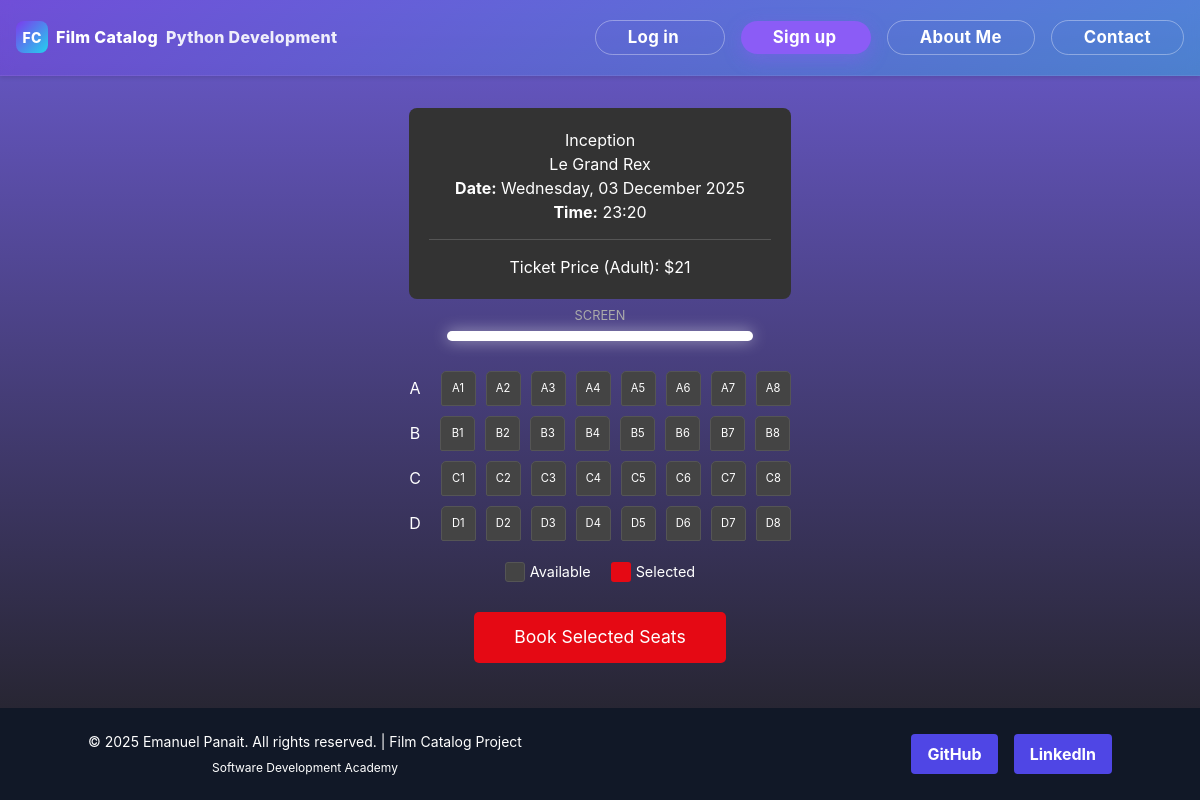
/schedule/2/, run on an earlier commit of the app's database.
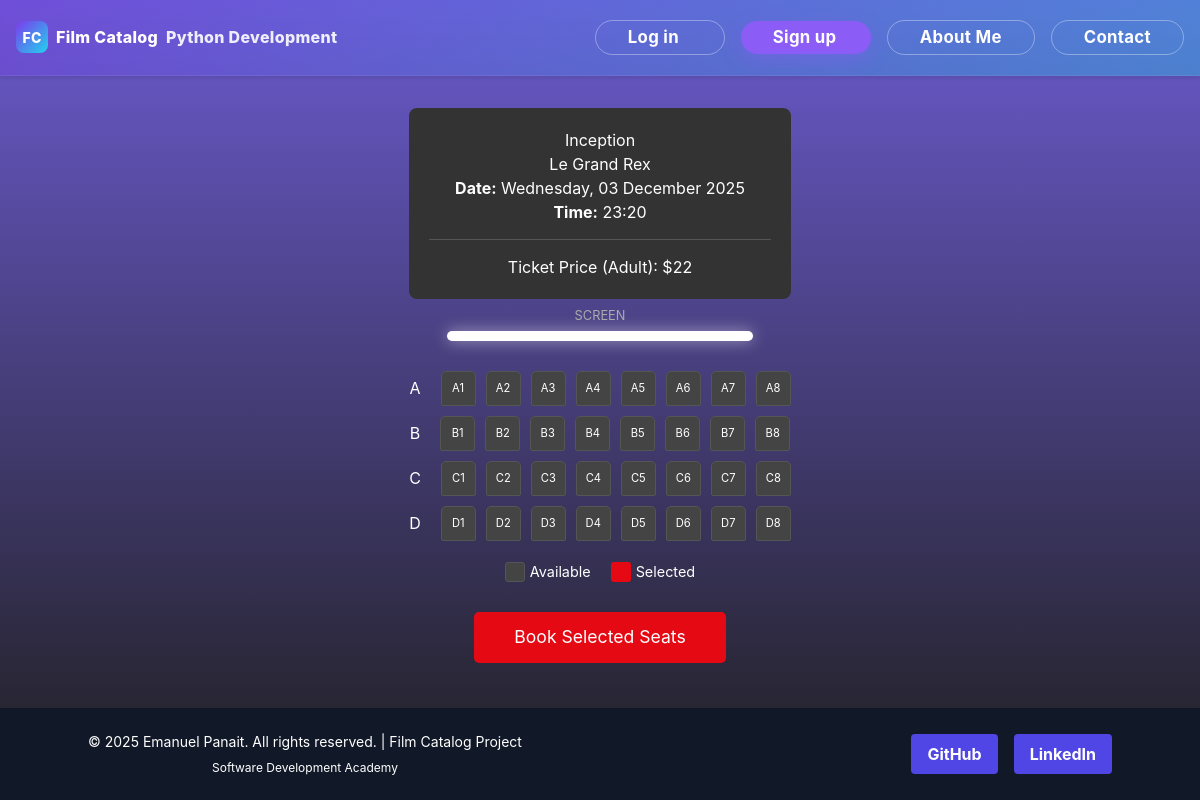
And on a later commit of the database.
### viewer/models.py (models this page shows, shortened)
class Showtime(models.Model):
    movie = models.ForeignKey(Movie, on_delete=models.CASCADE, related_name="showtimes")
    cinema = models.ForeignKey(Cinema, on_delete=models.CASCADE, related_name="cinema_showtimes")
    show_time = models.DateTimeField()

class Cinema(models.Model):
    name = models.CharField(max_length=100, blank=True, null=True)
    location = models.CharField(max_length=100, blank=True, null=True)
    price = models.DecimalField(max_digits=10, decimal_places=2, blank=True, null=True)
    Adult_ticket_price = models.IntegerField(blank=True, null=True)
    Child_ticket_price = models.IntegerField(blank=True, null=True)
    Senior_ticket_price = models.IntegerField(blank=True, null=True)
    Student_ticket_price = models.IntegerField(blank=True, null=True)
    weekend_surcharge = models.IntegerField(blank=True, null=True)
    holiday_surcharge = models.IntegerField(blank=True, null=True)
    weekday_discount = models.IntegerField(blank=True, null=True)
    matinee_discount = models.IntegerField(blank=True, null=True)

class Movie(models.Model):
    title = models.CharField(max_length=200, blank=True, null=True)
    director = models.CharField(max_length=200, blank=True, null=True, db_column='director')
    year = models.IntegerField(blank=True, null=True, db_column='year')
    genre_movie = models.CharField(max_length=50, blank=True, null=True, db_column='genre_movie')
    cinema_price = models.IntegerField(blank=True, null=True, db_column='cinema_price')  # deprecated
    bio = models.TextField(blank=True, null=True)
    rating = models.IntegerField(blank=True, null=True, db_column='rating')
    profile_picture = models.ImageField(upload_to='movie_covers/', blank=True, null=True)
    class Meta:
        ordering = ['title']

### viewer/views.py (the view, shortened to what this page needs)
# urls.py: path('schedule/<int:pk>/', views.book_seat.as_view(), name='showtime_detail'),
class book_seat(View):
    def get(self, request, pk):
        showtime = get_object_or_404(Showtime, pk=pk)
        return render(request, 'book_seats.html', {'showtime': showtime})

### viewer/Templates/book_seats.html (shortened to what this page needs)
{% extends 'base.html' %}
{% block content %}
<div class="booking-container">
    <div class="movie-info">
        <h1>{{ showtime.movie.title }}</h1>
        <h3>{{ showtime.cinema.name }}</h3>
        <p><strong>Date:</strong> {{ showtime.show_time|date:"l, d F Y" }}</p>
        <p><strong>Time:</strong> {{ showtime.show_time|date:"H:i" }}</p>
        <hr style="border-color: #555; margin: 15px 0;">
        <p>Ticket Price (Adult): ${{ showtime.cinema.Adult_ticket_price }}</p>
    </div>
    <form method="POST">
        <div class="screen"></div>
        <div class="seats-grid">
            <div class="row">
                <span style="margin-right: 10px; align-self: center;">A</span>
                {% for i in "12345678"|make_list %}
                    <label for="seat-A{{ i }}" class="seat-label">A{{ i }}</label>
                {% endfor %}
            </div>
            <div class="row">
                <span style="margin-right: 10px; align-self: center;">B</span>
                {% for i in "12345678"|make_list %}
                    <label for="seat-B{{ i }}" class="seat-label">B{{ i }}</label>
                {% endfor %}
            </div>
            <div class="row">
                <span style="margin-right: 10px; align-self: center;">C</span>
                {% for i in "12345678"|make_list %}
                    <label for="seat-C{{ i }}" class="seat-label">C{{ i }}</label>
                {% endfor %}
            </div>
             <div class="row">
                <span style="margin-right: 10px; align-self: center;">D</span>
                {% for i in "12345678"|make_list %}
                    <label for="seat-D{{ i }}" class="seat-label">D{{ i }}</label>
                {% endfor %}
            </div>
        </div>
        <div class="legend">
            <div class="legend-item">
                <span class="seat-sample" style="background-color: #444; border: 1px solid #555;"></span> Available
            </div>
            <div class="legend-item">
                <span class="seat-sample" style="background-color: #e50914;"></span> Selected
            </div>
        </div>
        <button type="submit" class="submit-btn">Book Selected Seats</button>
    </form>
</div>
{% endblock %}

What changed in the data, as far as the page shows it:
changed through a linked row, Showtime "Inception": cinema.Adult_ticket_price "21" → "22"
